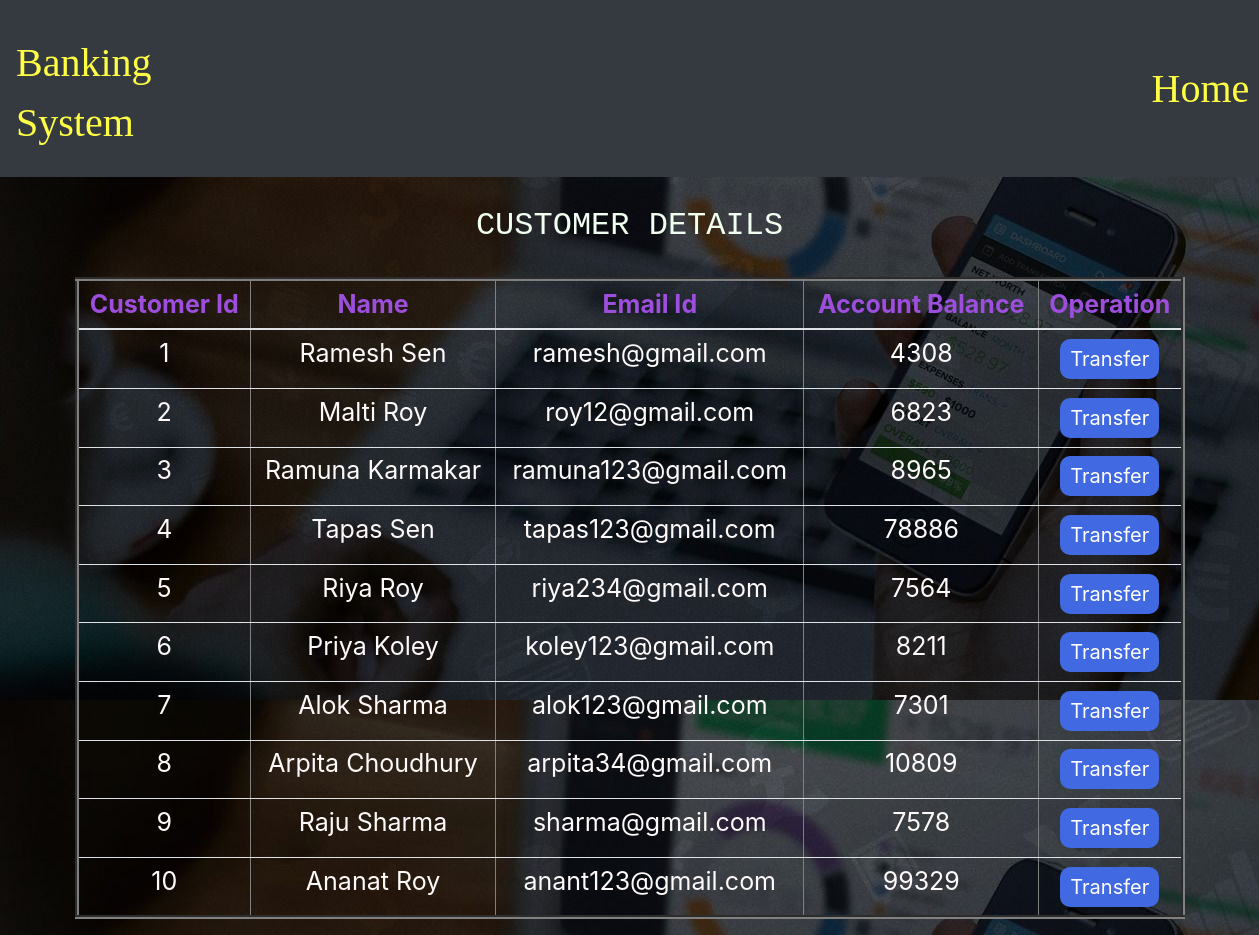
Page /viewusers.php on the committed database.
### tables this page shows
CREATE TABLE `users` (
  `id` int(11) NOT NULL,
  `name` varchar(50) NOT NULL,
  `email` varchar(50) NOT NULL,
  `credits` int(10) NOT NULL
);

### viewusers.php (the view, shortened to what this page needs)
<!DOCTYPE html>
<html lang="en">
<head>
    <link rel="stylesheet" href="https://maxcdn.bootstrapcdn.com/bootstrap/4.0.0/css/bootstrap.min.css">
</head>
<body>
<?php
    require 'config.php';
    $query = "SELECT * FROM users";
    $result = mysqli_query($conn,$query);
?>
<nav class="navbar navbar-expand-sm bg-dark navbar-dark">
<p class="logo-text"> Banking System</p>
<ul class="navbar-nav">
<li class="list-home">
  <a class="nav-link1" href="index.php">Home</a>
</li>
</ul>
</nav>
    <div class="container divStyle">
        <h2>CUSTOMER DETAILS</h2>
        <br>
            <div class="row">
                <div class="col">
                    <div class="table-responsive-sm">
                    <table border="4"class="table roundedCorners tabletext table-hover table-sm table-striped table-condensed">
                        <thead>
                            <tr>
                            <th scope="col">Customer Id</th>
                            <th scope="col">Name</th>
                            <th scope="col">Email Id</th>
                            <th scope="col">Account Balance</th>
                            <th scope="col">Operation</th>
                            </tr>
                        </thead>
                        <tbody>
                <?php
                    while($rows=mysqli_fetch_array($result)){
                ?>
                    <tr>
                        <td><?php echo $rows['id'] ?></td>
                        <td><?php echo $rows['name']?></td>
                        <td><?php echo $rows['email']?></td>
                        <td><?php echo $rows['credits']?></td>
                        <td><a href="selectedUserdetail.php?id= <?php echo $rows['id'] ;?>"> <button type="button" class="button">Transfer</button></a></td>
                    </tr>
                <?php
                    }
                 ?>
                        </tbody>
                    </table>
                    </div>
                </div>
            </div>
            </div>
</body>
</html>

### viewusers.php (style rules this page uses)
body { background-image:url('Background.jpg'); }
.logo-text, .nav-link1 { color: #FF4; padding-top: 25px; font-size:40px; font-family: times; }
.list-home { padding-left: 1000px; }
.container { padding-top: 30px; text-align: center; }
.button { background-color: royalblue; border: none; color: white; padding: 5px 10px; text-align: center; text-decoration: none; display: inline-block; font-size: 20px; margin: 4px 2px; border-radius: 10px; }
.row { color:#FFFAFA; font-size:25px; }
h2 { font-family: Monospace; color: #F0FFF0; }
th { color: #9d4edd; }

### rows in the picture
users: id "1", name "Ramesh Sen", email "ramesh@gmail.com", credits "4308"
users: id "2", name "Malti Roy", email "roy12@gmail.com", credits "6823"
users: id "3", name "Ramuna Karmakar", email "ramuna123@gmail.com", credits "8965"
users: id "4", name "Tapas Sen", email "tapas123@gmail.com", credits "78886"
users: id "5", name "Riya Roy", email "riya234@gmail.com", credits "7564"
users: id "6", name "Priya Koley", email "koley123@gmail.com", credits "8211"
users: id "7", name "Alok Sharma", email "alok123@gmail.com", credits "7301"
users: id "8", name "Arpita Choudhury", email "arpita34@gmail.com", credits "10809"
users: id "9", name "Raju Sharma", email "sharma@gmail.com", credits "7578"
users: id "10", name "Ananat Roy", email "anant123@gmail.com", credits "99329"
